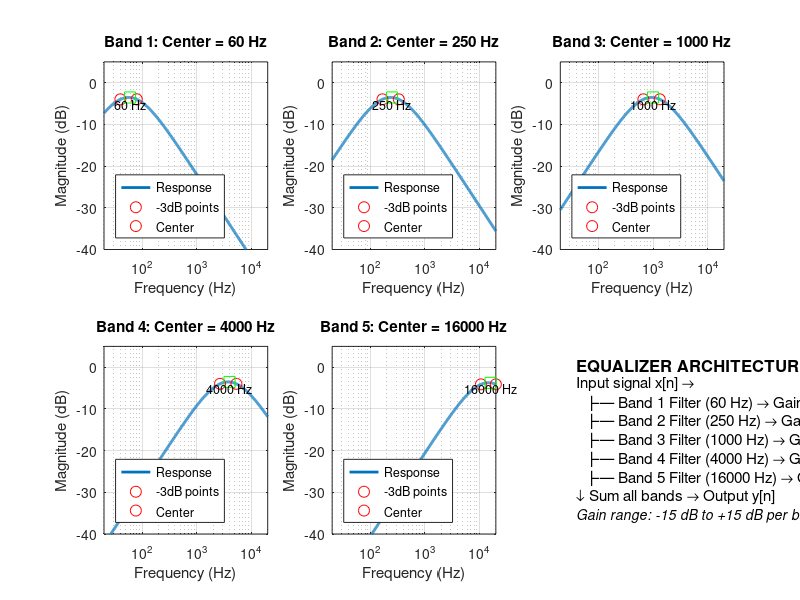

MATLAB code for this plot: (Note: this script raises an error after producing the figure.)
clear all; close all; clc

%% Part 1: Equalizer Design Specifications

% Sampling parameters
fs = 44100;  % Standard audio sampling rate (Hz)
dt = 1/fs;

% Define 5 frequency bands with center frequencies and bandwidths
% Band 1: Bass (center: 60 Hz)
% Band 2: Low-mid (center: 250 Hz)  
% Band 3: Mid (center: 1000 Hz)
% Band 4: High-mid (center: 4000 Hz)
% Band 5: Treble (center: 16000 Hz)

center_freqs = [60, 250, 1000, 4000, 16000];
Q = 1.5;
bandwidths = center_freqs / Q;

fprintf('=== 5-BAND EQUALIZER DESIGN ===\n');
fprintf('Band\tCenter Freq\tBandwidth\tFrequency Range\n');
fprintf('----\t-----------\t---------\t---------------\n');
for i = 1:5
    f_low = max(20, center_freqs(i) - bandwidths(i)/2);
    f_high = min(20000, center_freqs(i) + bandwidths(i)/2);
    fprintf('Band %d\t%.0f Hz\t\t%.0f Hz\t\t%.0f - %.0f Hz\n', ...
        i, center_freqs(i), bandwidths(i), f_low, f_high);
end
fprintf('\n');

%% Part 2: Design Bandpass Filters for Each Band

% Each bandpass filter is created by cascading:
% - A high-pass filter (cutoff = low frequency edge)
% - A low-pass filter (cutoff = high frequency edge)

R = 1000;  % Base resistance (Ohms)
filters = struct();  % Store filter parameters

% Calculate filter responses for visualization
f_axis = logspace(log10(20), log10(20000), 1000);
H_bands = zeros(5, length(f_axis));

figure('Position', [100, 100, 1200, 500]);

for i = 1:5
    % Calculate band edges
    f_low = max(20, center_freqs(i) - bandwidths(i)/2);
    f_high = min(20000, center_freqs(i) + bandwidths(i)/2);
    
    % Design high-pass section (resistive load configuration)
    % f_c = 1/(2πRC) for cutoff frequency
    C_hp = 1/(2*pi*f_low*R);
    tau_hp = R * C_hp;
    alpha_hp = dt/tau_hp;  % For digital implementation
    
    % Design low-pass section (capacitive load configuration)
    C_lp = 1/(2*pi*f_high*R);
    tau_lp = R * C_lp;
    alpha_lp = dt/tau_lp;
    
    % Store filter parameters
    filters(i).center = center_freqs(i);
    filters(i).f_low = f_low;
    filters(i).f_high = f_high;
    filters(i).alpha_hp = alpha_hp;
    filters(i).alpha_lp = alpha_lp;
    filters(i).C_hp = C_hp;
    filters(i).C_lp = C_lp;
    
    % Calculate continuous-time frequency response for visualization
    w = 2*pi*f_axis;
    s = 1j*w;
    
    % High-pass: H_hp(s) = s/(s + 1/τ)
    % Low-pass: H_lp(s) = (1/τ)/(s + 1/τ)
    H_hp = s ./ (s + 1/tau_hp);
    H_lp = (1/tau_lp) ./ (s + 1/tau_lp);
    
    % Bandpass = high-pass cascaded with low-pass
    H_bands(i,:) = H_hp .* H_lp;
    
    % Plot individual band responses
    subplot(2, 3, i);
    semilogx(f_axis, 20*log10(abs(H_bands(i,:)) + eps), 'LineWidth', 2);
    hold on;
    
    % Mark -3dB points and center frequency
    [~, idx_low] = min(abs(f_axis - f_low));
    [~, idx_high] = min(abs(f_axis - f_high));
    [~, idx_center] = min(abs(f_axis - center_freqs(i)));
    
    plot(f_axis(idx_low), 20*log10(abs(H_bands(i,idx_low))), 'ro', 'MarkerSize', 8);
    plot(f_axis(idx_high), 20*log10(abs(H_bands(i,idx_high))), 'ro', 'MarkerSize', 8);
    plot(center_freqs(i), 20*log10(abs(H_bands(i,idx_center))), 'gs', 'MarkerSize', 8);
    
    xlabel('Frequency (Hz)');
    ylabel('Magnitude (dB)');
    title(sprintf('Band %d: Center = %.0f Hz', i, center_freqs(i)));
    grid on;
    xlim([20, 20000]);
    ylim([-40, 5]);
    
    % Add annotations
    text(center_freqs(i), -5, sprintf('%.0f Hz', center_freqs(i)), ...
        'HorizontalAlignment', 'center', 'FontSize', 9);
    legend('Response', '-3dB points', 'Center', 'Location', 'southwest');
end

% Show equalizer block diagram
subplot(2, 3, 6);
axis off;
text(0.1, 0.9, 'EQUALIZER ARCHITECTURE:', 'FontWeight', 'bold', 'FontSize', 12);
text(0.1, 0.8, 'Input signal x[n] →', 'FontSize', 11);
for i = 1:5
    text(0.15, 0.8 - i*0.1, sprintf('├─ Band %d Filter (%.0f Hz) → Gain G%d →', i, center_freqs(i), i), 'FontSize', 11);
end
text(0.1, 0.2, '↓ Sum all bands → Output y[n]', 'FontSize', 11);
text(0.1, 0.1, sprintf('Gain range: -15 dB to +15 dB per band'), 'FontSize', 10, 'FontAngle', 'italic');

%% Part 3: Equalizer Processing Function

% Create a flexible equalizer function that handles different sampling rates
process_equalizer = @(x, gains_db, current_fs) process_5band_eq_adaptive(x, filters, gains_db, current_fs);

%% Part 4: Test the equalizer with different gain settings

% Test with a sweep signal to verify equalizer response
t_test = 0:1/fs:2;  % 2 seconds
f_sweep = logspace(log10(20), log10(20000), length(t_test));
x_test = sin(2*pi*cumsum(f_sweep)*dt)';

% Test with different gain settings

% Case 1: Flat response (all gains 0 dB) - Unity Preset
gains_unity = [0, 0, 0, 0, 0];
y_unity = process_equalizer(x_test, gains_unity, fs);

% Case 2: Bass Boost
gains_bass = [9, 6, 0, 0, 0];  % dB
y_bass = process_equalizer(x_test, gains_bass, fs);

% Case 3: Treble Boost
gains_treble = [0, 0, 0, 6, 9];  % dB
y_treble = process_equalizer(x_test, gains_treble, fs);

fprintf('Test signals processed with different EQ settings\n\n');

% Plot frequency responses
figure('Position', [100, 650, 1200, 400]);

% Compute overall frequency response for each gain setting
H_overall = zeros(3, length(f_axis));
for i = 1:5
    H_overall(1,:) = H_overall(1,:) + 10^(gains_unity(i)/20) * H_bands(i,:);
    H_overall(2,:) = H_overall(2,:) + 10^(gains_bass(i)/20) * H_bands(i,:);
    H_overall(3,:) = H_overall(3,:) + 10^(gains_treble(i)/20) * H_bands(i,:);
end

subplot(1, 3, 1);
semilogx(f_axis, 20*log10(abs(H_overall(1,:))), 'b', 'LineWidth', 2);
xlabel('Frequency (Hz)'); ylabel('Magnitude (dB)');
title('Unity (Flat Response)');
grid on; xlim([20, 20000]); ylim([-20, 20]);
yline(0, 'k--');

subplot(1, 3, 2);
semilogx(f_axis, 20*log10(abs(H_overall(2,:))), 'r', 'LineWidth', 2);
xlabel('Frequency (Hz)'); ylabel('Magnitude (dB)');
title('Bass Boost');
grid on; xlim([20, 20000]); ylim([-20, 20]);
yline(0, 'k--');

subplot(1, 3, 3);
semilogx(f_axis, 20*log10(abs(H_overall(3,:))), 'g', 'LineWidth', 2);
xlabel('Frequency (Hz)'); ylabel('Magnitude (dB)');
title('Treble Boost');
grid on; xlim([20, 20000]); ylim([-20, 20]);
yline(0, 'k--');

sgtitle('Overall Equalizer Frequency Response with Different Gain Settings');

%% Part 5: Analysis and Summary

fprintf('\n=== EQUALIZER DESIGN SUMMARY ===\n');
fprintf('Number of bands: 5\n');
fprintf('Band center frequencies: ');
fprintf('%.0f ', center_freqs);
fprintf('Hz\n');
fprintf('Quality factor (Q): %.1f\n', Q);
fprintf('Gain range: -15 dB to +15 dB per band\n');
fprintf('\nEach band implemented as cascaded high-pass and low-pass RC filters:\n');
fprintf('  High-pass: y[n+1] = (1-α) y[n] + (x[n+1] - x[n])\n');
fprintf('  Low-pass:  y[n+1] = (1-α) y[n] + α x[n]\n');
fprintf('\nEQ settings tested:\n');
fprintf('  1. Unity (Flat): [0, 0, 0, 0, 0] dB\n');
fprintf('  2. Bass Boost: [9, 6, 0, 0, 0] dB\n');
fprintf('  3. Treble Boost: [0, 0, 0, 6, 9] dB\n');

%% Helper Function: 5-Band Equalizer (Adaptive for different fs)
function y = process_5band_eq_adaptive(x, filters, gains_db, current_fs)
    % Process input through 5-band equalizer with adaptive sampling rate
    % x: input signal (column vector)
    % filters: structure with filter parameters (designed for fs=44100)
    % gains_db: 5-element vector of gains in dB
    % current_fs: sampling rate of the input signal
    
    dt = 1/current_fs;
    y = zeros(size(x));
    
    % Process each band
    for band = 1:5
        % Convert dB gain to linear
        gain_linear = 10^(gains_db(band)/20);
        
        % Initialize band output
        y_band = zeros(size(x));
        
        % Get filter parameters and adapt alpha for current sampling rate
        % The RC time constants remain the same, but alpha = dt/tau changes
        alpha_hp = dt / (filters(band).C_hp * 1000);  % R=1000
        alpha_lp = dt / (filters(band).C_lp * 1000);
        
        % Ensure alpha is valid (should be <= 1 for stability)
        alpha_hp = min(alpha_hp, 0.99);
        alpha_lp = min(alpha_lp, 0.99);
        
        % Apply high-pass filter (resistive load configuration)
        y_hp = zeros(size(x));
        y_hp(1) = x(1);  % Initialize
        for n = 1:length(x)-1
            y_hp(n+1) = (1 - alpha_hp) * y_hp(n) + (x(n+1) - x(n));
        end
        
        % Apply low-pass filter to high-pass output (capacitive load)
        y_band(1) = y_hp(1);
        for n = 1:length(x)-1
            y_band(n+1) = (1 - alpha_lp) * y_band(n) + alpha_lp * y_hp(n);
        end
        
        % Apply gain and add to output
        y = y + gain_linear * y_band;
    end
    
    % Normalize to prevent clipping
    if max(abs(y)) > 1
        y = y / max(abs(y)) * 0.95;
    end
end
